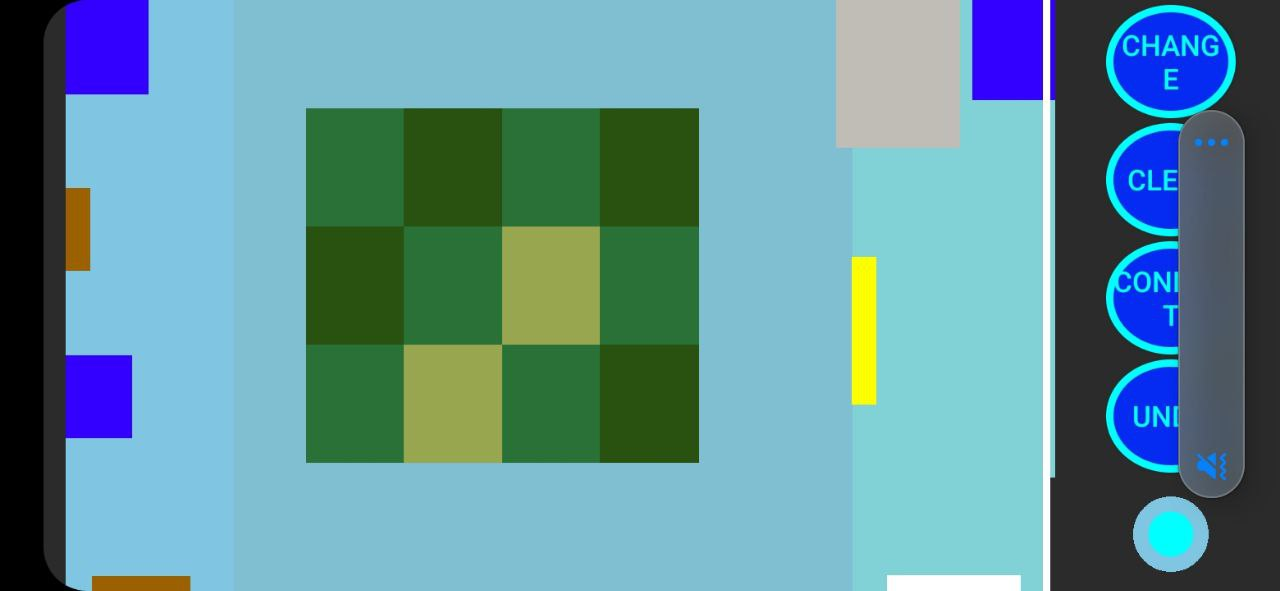
#> input picture img/photo_2025-12-06_17-05-38.jpg, 1280 x 591 px, given in place of the camera
$ python tuner.py
#> lines starting #> are read from the running program, lines starting #| are printed output that depends on the picture; after the words box and inside, x2 and y2 are one past the last pixel; in counts of white or black regions, pixels touching at a corner belong together
import cv2 as cv
import numpy as np

def nothing(x): pass

cap = cv.VideoCapture(0)

cv.namedWindow("Tuner", cv.WINDOW_NORMAL)
for name, val in [("H_lo",0),("H_hi",179),("S_lo",0),("S_hi",255),("V_lo",0),("V_hi",255)]:
    cv.createTrackbar(name, "Tuner", val, 179 if "H" in name else 255, nothing)
#> this loop made 6 passes; slider 'H_lo' is set to 59

while True:
    ret, frame = cap.read()
#> frame is the input picture: shape (591, 1280, 3); mean B, G, R 152.4, 144.2, 95.9
    hsv = cv.cvtColor(frame, cv.COLOR_BGR2HSV)
#> hsv: shape (591, 1280, 3); mean H, S, V 75.3, 108.2, 166.6
    lo = np.array([cv.getTrackbarPos(n, "Tuner") for n in ["H_lo","S_lo","V_lo"]])
    hi = np.array([cv.getTrackbarPos(n, "Tuner") for n in ["H_hi","S_hi","V_hi"]])
    mask = cv.inRange(hsv, lo, hi)
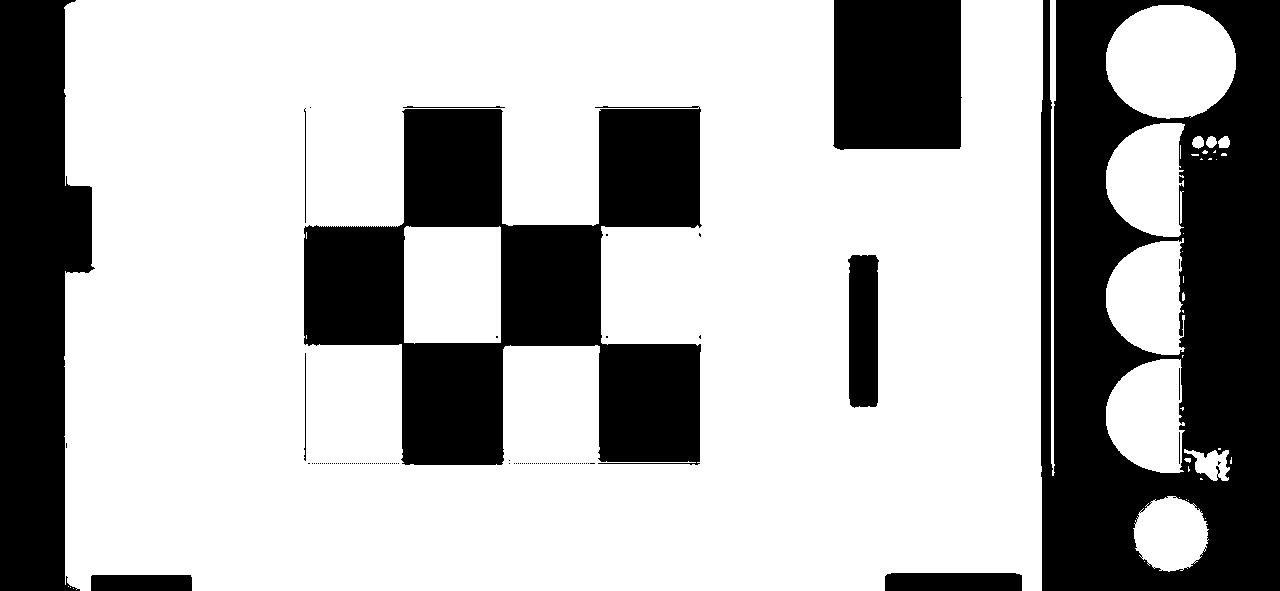
#> mask: shape (591, 1280); 68.1% white; 107 black regions (95 under 20 px), largest, box (x1, y1, x2, y2) and area: (1041, 0, 1280, 591) 100754, (304, 106, 702, 465) 71856, (0, 0, 95, 591) 40856
    result = cv.bitwise_and(frame, frame, mask=mask)
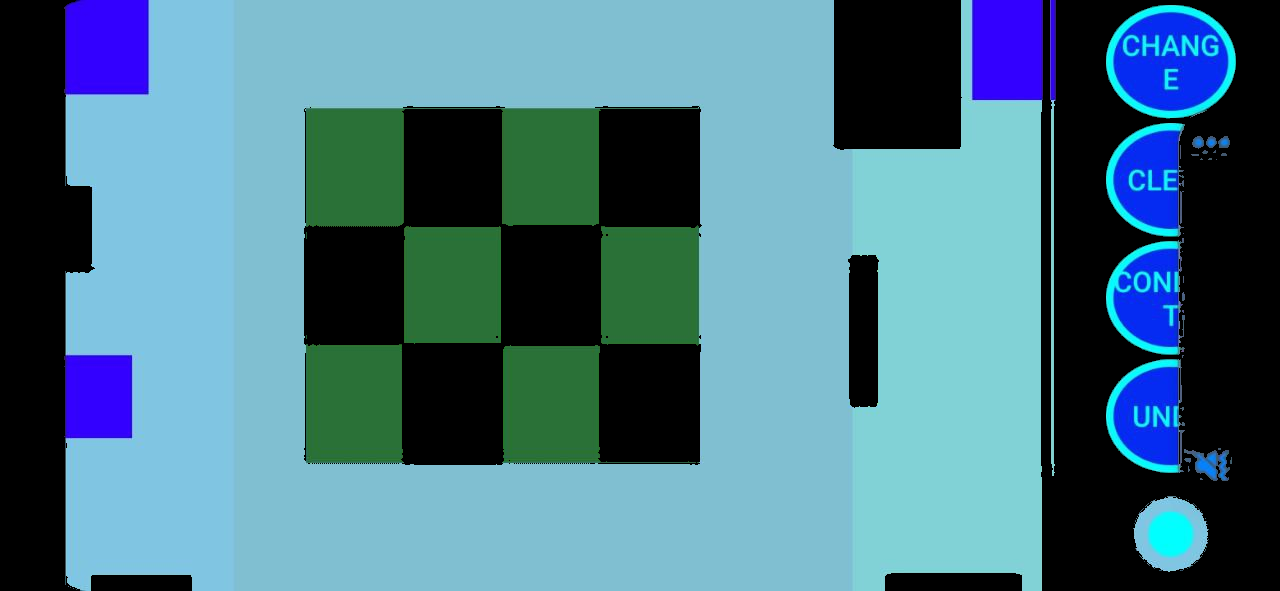
#> result: shape (591, 1280, 3); mean B, G, R 132.9, 116.6, 71.9
    cv.imshow("Tuner", result)
    cv.imshow("Camera", frame)

    if cv.waitKey(1) & 0xFF == ord('q'):
#> (key q is pressed here)
        break

cap.release()
cv.destroyAllWindows()
